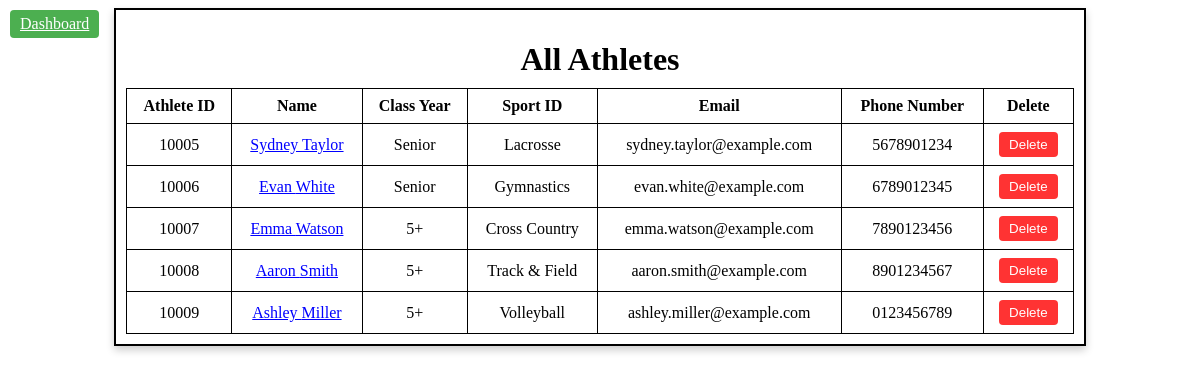
Page /admin-athletes.php (signed in) on the committed database.
### tables this page shows
CREATE TABLE Athlete (
    AthleteID int PRIMARY KEY,
	SportID varchar(50) NOT NULL,
	LiftGroupID int NULL,
	FirstName varchar(50) NOT NULL,
    LastName varchar(50) NOT NULL,
    PhoneNumber varchar(11) NOT NULL,
    Email varchar(50) NOT NULL,
	ClassYear varchar(50) NOT NULL,
    Username varchar(50) NOT NULL,
    Password varchar(50) NOT NULL,
	Height varchar(20) NULL,
	Weight varchar(10) NULL,
	Major varchar(30) NULL,
	EventsOrPosition varchar(100) NULL,
	FavoriteFood varchar(50) NULL,
	FavoriteMusicArtist varchar(50) NULL,
	Hobbies varchar(200) NULL
);

### admin-athletes.php (the view, shortened to what this page needs)
<?php
    include("db_connection.php");
    $allAthletesQuery = "SELECT * FROM Athlete";
    $allAthletesResult = $conn->query($allAthletesQuery);
    if ($allAthletesResult->num_rows > 0) {
?>
<!DOCTYPE html>
<html lang="en">
<head>
</head>
<body>
    <div class="container">
        <a href="admin-dashboard.php" class="back-btn-to-dashboard">Dashboard</a>
        <h1>All Athletes</h1>
        <?php
            echo '<table>';
            echo '<tr>';
            echo '<th>Athlete ID</th>';
            echo '<th>Name</th>';
            echo '<th>Class Year</th>';
            echo '<th>Sport ID</th>';
            echo '<th>Email</th>';
            echo '<th>Phone Number</th>';
            echo '<th>Delete</th>';
            echo '</tr>';
            while ($row = $allAthletesResult->fetch_assoc()) {
                echo '<tr>';
                echo '<td>' . $row['AthleteID'] . '</td>';
                echo '<td><a class="profile-link" href="admin-viewathlete.php?id=' . $row['AthleteID'] . '">' . $row['FirstName'] . ' ' . $row['LastName'] . '</a></td>';
                echo '<td>' . $row['ClassYear'] . '</td>';
                echo '<td>' . $row['SportID'] . '</td>';
                echo '<td>' . $row['Email'] . '</td>';
                echo '<td>' . $row['PhoneNumber'] . '</td>';
                echo '<td>
                        <form method="post">
                            <input type="hidden" name="deleteAthleteID" value="' . $row['AthleteID'] . '">
                            <button class="delete-btn" type="submit" onclick="return confirm(\'Are you sure you want to delete this athlete?\')">Delete</button>
                        </form>
                      </td>';
                echo '</tr>';
            }
            echo '</table>';
        } else {
            echo "No athletes found.";
        }
        ?>
    </div>
</body>
</html>

### admin-athletes.php (style rules this page uses)
.container { width: 80%; margin: auto; text-align: center; border: 2px solid black; padding: 10px; box-shadow: 0 4px 8px 0 rgba(0, 0, 0, 0.2); }
.back-btn-to-dashboard { position: absolute; top: 10px; left: 10px; background-color: #4caf50; color: white; padding: 5px 10px; border: none; border-radius: 4px; cursor: pointer; }
table { width: 100%; border-collapse: collapse; margin-top: 10px; }
th, td { border: 1px solid black; padding: 8px; }
h1 { text-align: center; margin-bottom: 10px; }
.profile-link { text-decoration: underline; color: blue; cursor: pointer; }
.delete-btn { background-color: #ff3333; color: white; padding: 5px 10px; border: none; border-radius: 4px; cursor: pointer; }

### rows in the picture
athlete: AthleteID "10005", FirstName "Sydney", LastName "Taylor", ClassYear "Senior", SportID "Lacrosse", Email "sydney.taylor@example.com", PhoneNumber "5678901234"
athlete: AthleteID "10006", FirstName "Evan", LastName "White", ClassYear "Senior", SportID "Gymnastics", Email "evan.white@example.com", PhoneNumber "6789012345"
athlete: AthleteID "10007", FirstName "Emma", LastName "Watson", ClassYear "5+", SportID "Cross Country", Email "emma.watson@example.com", PhoneNumber "7890123456"
athlete: AthleteID "10008", FirstName "Aaron", LastName "Smith", ClassYear "5+", SportID "Track & Field", Email "aaron.smith@example.com", PhoneNumber "8901234567"
athlete: AthleteID "10009", FirstName "Ashley", LastName "Miller", ClassYear "5+", SportID "Volleyball", Email "ashley.miller@example.com", PhoneNumber "0123456789"
